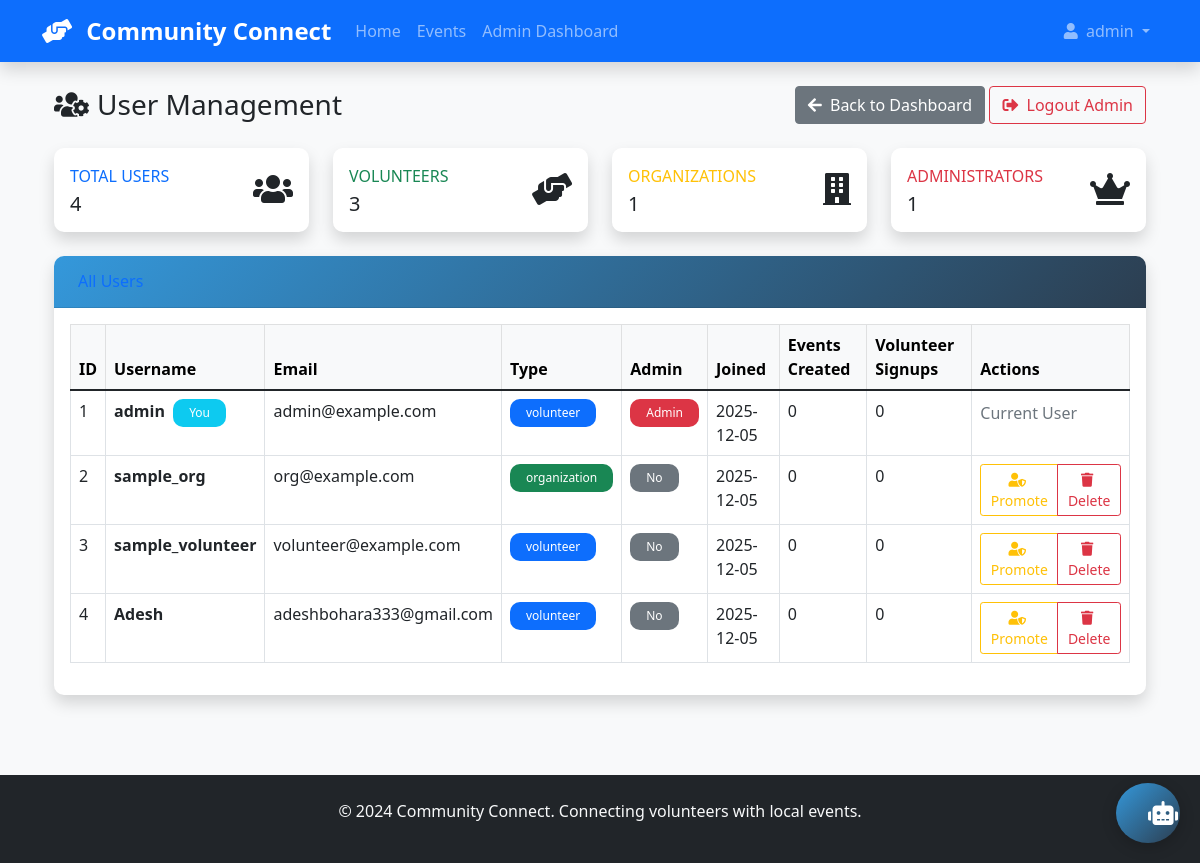
Before: /admin/users (signed in) with the older database file.
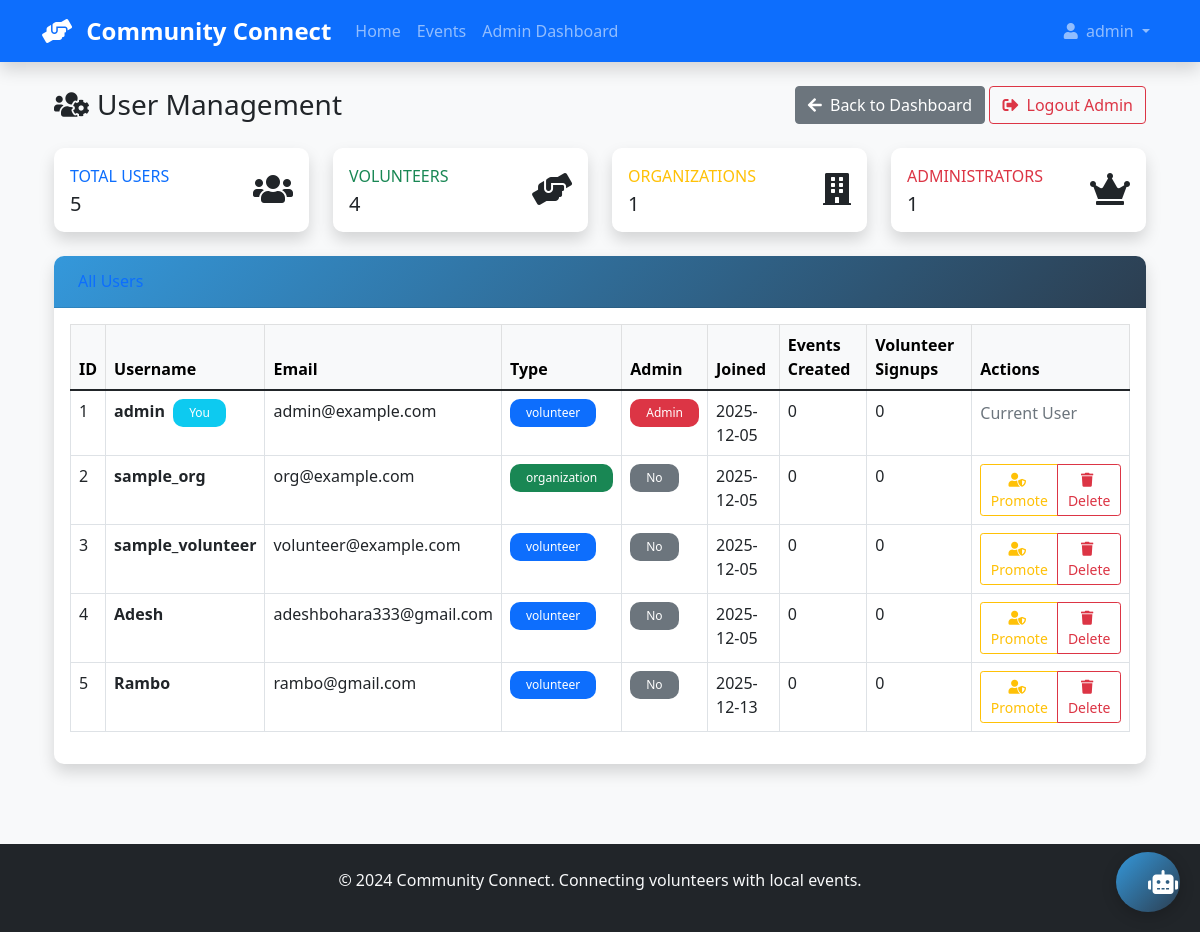
After: the same page with the newer database file.
### app/models.py (models this page shows, shortened)
class User(UserMixin, db.Model):
    __tablename__ = 'users'
    id = db.Column(db.Integer, primary_key=True)
    username = db.Column(db.String(64), unique=True, nullable=False)
    email = db.Column(db.String(120), unique=True, nullable=False)
    password_hash = db.Column(db.String(256))
    user_type = db.Column(db.String(20), nullable=False, default='volunteer')
    is_admin = db.Column(db.Boolean, default=False)
    created_at = db.Column(db.DateTime, default=datetime.utcnow)
    google_id = db.Column(db.String(120), unique=True, nullable=True)
    picture = db.Column(db.String(500), nullable=True)
    given_name = db.Column(db.String(64), nullable=True)
    family_name = db.Column(db.String(64), nullable=True)
    password_reset_tokens = db.relationship('PasswordResetToken', backref='user', lazy=True, cascade='all, delete-orphan')

### app/routes.py (the view)
@main.route('/admin/users')
@login_required
def admin_users():
    if not current_user.is_admin:
        flash('Admin access required', 'error')
        return redirect(url_for('main.admin_login'))
    users = User.query.all()
    return render_template('admin_users.html', users=users)

### app/__init__.py (called while the page is built)
@login_manager.user_loader
def load_user(user_id):
    try:
        if not user_id or user_id == 'None' or user_id == 'none':
            return None
        user_id_int = int(user_id)
        user = User.query.get(user_id_int)
        return user
    except (ValueError, TypeError):
        return None
    except Exception:
        return None

### app/templates/admin_users.html (shortened to what this page needs)
{% extends "base.html" %}
{% block content %}
<div class="container-fluid">
    <div class="d-sm-flex align-items-center justify-content-between mb-4">
        <h1 class="h3 mb-0 text-gray-800">
            <i class="fas fa-users-cog me-2"></i>User Management
        </h1>
        <div>
            <a href="{{ url_for('main.admin_dashboard') }}" class="btn btn-secondary">
                <i class="fas fa-arrow-left me-1"></i> Back to Dashboard
            </a>
            <a href="{{ url_for('main.admin_logout') }}" class="btn btn-outline-danger">
                <i class="fas fa-sign-out-alt me-1"></i> Logout Admin
            </a>
        </div>
    </div>
    <div class="row mb-4">
        <div class="col-md-3">
            <div class="card border-left-primary shadow h-100">
                <div class="card-body">
                    <div class="row no-gutters align-items-center">
                        <div class="col mr-2">
                            <div class="text-xs font-weight-bold text-primary text-uppercase mb-1">
                                Total Users
                            </div>
                            <div class="h5 mb-0 font-weight-bold text-gray-800">{{ users|length }}</div>
                        </div>
                        <div class="col-auto">
                            <i class="fas fa-users fa-2x text-gray-300"></i>
                        </div>
                    </div>
                </div>
            </div>
        </div>
        <div class="col-md-3">
            <div class="card border-left-success shadow h-100">
                <div class="card-body">
                    <div class="row no-gutters align-items-center">
                        <div class="col mr-2">
                            <div class="text-xs font-weight-bold text-success text-uppercase mb-1">
                                Volunteers
                            </div>
                            <div class="h5 mb-0 font-weight-bold text-gray-800">
                                {{ users|selectattr('user_type', 'equalto', 'volunteer')|list|length }}
                            </div>
                        </div>
                        <div class="col-auto">
                            <i class="fas fa-hands-helping fa-2x text-gray-300"></i>
                        </div>
                    </div>
                </div>
            </div>
        </div>
        <div class="col-md-3">
            <div class="card border-left-warning shadow h-100">
                <div class="card-body">
                    <div class="row no-gutters align-items-center">
                        <div class="col mr-2">
                            <div class="text-xs font-weight-bold text-warning text-uppercase mb-1">
                                Organizations
                            </div>
                            <div class="h5 mb-0 font-weight-bold text-gray-800">
                                {{ users|selectattr('user_type', 'equalto', 'organization')|list|length }}
                            </div>
                        </div>
                        <div class="col-auto">
                            <i class="fas fa-building fa-2x text-gray-300"></i>
                        </div>
                    </div>
                </div>
            </div>
        </div>
        <div class="col-md-3">
            <div class="card border-left-danger shadow h-100">
                <div class="card-body">
                    <div class="row no-gutters align-items-center">
                        <div class="col mr-2">
                            <div class="text-xs font-weight-bold text-danger text-uppercase mb-1">
                                Administrators
                            </div>
                            <div class="h5 mb-0 font-weight-bold text-gray-800">
                                {{ users|selectattr('is_admin')|list|length }}
                            </div>
                        </div>
                        <div class="col-auto">
                            <i class="fas fa-crown fa-2x text-gray-300"></i>
                        </div>
                    </div>
                </div>
            </div>
        </div>
    </div>
    <div class="card shadow mb-4">
        <div class="card-header py-3 d-flex justify-content-between align-items-center">
            <h6 class="m-0 font-weight-bold text-primary">All Users</h6>
        </div>
        <div class="card-body">
            <div class="table-responsive">
                <table class="table table-bordered table-hover" id="usersTable">
                    <thead class="table-light">
                        <tr>
                            <th>ID</th>
                            <th>Username</th>
                            <th>Email</th>
                            <th>Type</th>
                            <th>Admin</th>
                            <th>Joined</th>
                            <th>Events Created</th>
                            <th>Volunteer Signups</th>
                            <th>Actions</th>
                        </tr>
                    </thead>
                    <tbody>
                        {% for user in users %}
                        <tr>
                            <td>{{ user.id }}</td>
                            <td>
                                <strong>{{ user.username }}</strong>
                                {% if user.id == current_user.id %}
                                <span class="badge bg-info ms-1">You</span>
                                {% endif %}
                            </td>
                            <td>{{ user.email }}</td>
                            <td>
                                <span class="badge bg-{{ 'success' if user.user_type == 'organization' else 'primary' }}">
                                    {{ user.user_type }}
                                </span>
                            </td>
                            <td>
                                {% if user.is_admin %}
                                <span class="badge bg-danger">Admin</span>
                                {% else %}
                                <span class="badge bg-secondary">No</span>
                                {% endif %}
                            </td>
                            <td>{{ user.created_at.strftime('%Y-%m-%d') }}</td>
                            <td>{{ user.events_created|length }}</td>
                            <td>{{ user.volunteer_signups|length }}</td>
                            <td>
                                <div class="btn-group btn-group-sm">
                                    {% if user.id != current_user.id %}
                                    <button class="btn btn-outline-warning toggle-admin-btn"
                                            data-user-id="{{ user.id }}"
                                            data-username="{{ user.username }}"
                                            data-is-admin="{{ user.is_admin|lower }}">
                                        <i class="fas fa-user-shield me-1"></i>
                                        {{ 'Demote' if user.is_admin else 'Promote' }}
                                    </button>
                                    <button class="btn btn-outline-danger delete-user-btn"
                                            data-user-id="{{ user.id }}"
                                            data-username="{{ user.username }}">
                                        <i class="fas fa-trash me-1"></i> Delete
                                    </button>
                                    {% else %}
                                    <span class="text-muted">Current User</span>
                                    {% endif %}
                                </div>
                            </td>
                        </tr>
                        {% endfor %}
                    </tbody>
                </table>
            </div>
        </div>
    </div>
</div>
{% endblock %}

### app/templates/base.html (shortened to what this page needs)
<!DOCTYPE html>
<html lang="en">
<head>
    <link href="https://cdn.jsdelivr.net/npm/bootstrap@5.1.3/dist/css/bootstrap.min.css" rel="stylesheet">
    <link href="https://cdnjs.cloudflare.com/ajax/libs/font-awesome/5.15.4/css/all.min.css" rel="stylesheet">
    <link href="{{ url_for('static', filename='style.css') }}" rel="stylesheet">
</head>
<body class="bg-light d-flex flex-column min-vh-100">
    <nav class="navbar navbar-expand-lg navbar-dark bg-primary shadow">
        <div class="container">
            <a class="navbar-brand" href="{{ url_for('main.index') }}">
                <i class="fas fa-hands-helping me-2"></i>
                <strong>Community Connect</strong>
            </a>
            <div class="collapse navbar-collapse" id="navbarNav">
                <ul class="navbar-nav me-auto">
                    <li class="nav-item">
                        <a class="nav-link" href="{{ url_for('main.index') }}">Home</a>
                    </li>
                    <li class="nav-item">
                        <a class="nav-link" href="{{ url_for('main.events') }}">Events</a>
                    </li>
                    {% if current_user.is_authenticated %}
                    <li class="nav-item">
                        {% if current_user.is_admin %}
                        <a class="nav-link" href="{{ url_for('main.admin_dashboard') }}">Admin Dashboard</a>
                        {% else %}
                        <a class="nav-link" href="{{ url_for('main.dashboard') }}">Dashboard</a>
                        {% endif %}
                    </li>
                    {% endif %}
                </ul>
                <ul class="navbar-nav">
                    {% if current_user.is_authenticated %}
                    <li class="nav-item dropdown">
                        <a class="nav-link dropdown-toggle" href="#" id="navbarDropdown" role="button" data-bs-toggle="dropdown">
                            <i class="fas fa-user me-1"></i> {{ current_user.username }}
                        </a>
                    </li>
                {% endif %}
                </ul>
            </div>
        </div>
    </nav>
    <main class="container my-4 flex-grow-1">
        {% block content %}{% endblock %}
    </main>
    <footer class="bg-dark text-light py-4 mt-auto">
        <div class="container text-center">
            <p>&copy; 2024 Community Connect. Connecting volunteers with local events.</p>
        </div>
    </footer>
</body>
</html>
<button id="chatbot-toggle" class="btn btn-primary chatbot-toggle">
    <i class="fas fa-robot"></i>
</button>

### app/static/style.css (style rules this page uses)
:root { --primary-color: #3498db; --secondary-color: #2c3e50; --success-color: #27ae60; --warning-color: #f39c12; --danger-color: #e74c3c; }
html { height: 100%; }
body { display: flex; flex-direction: column; min-height: 100vh; margin: 0; }
main.container { flex: 1 0 auto; padding-bottom: 2rem; }
footer.bg-dark { flex-shrink: 0; margin-top: auto; width: 100%; }
.card { border: none; border-radius: 10px; box-shadow: 0 4px 6px rgba(0, 0, 0, 0.1); transition: transform 0.3s ease, box-shadow 0.3s ease; }
.card-header { background: linear-gradient(135deg, var(--primary-color), var(--secondary-color)); color: white; border-radius: 10px 10px 0 0 !important; padding: 1.5rem; }
.btn-primary { background: linear-gradient(135deg, var(--primary-color), var(--secondary-color)); border: none; border-radius: 25px; padding: 0.75rem 2rem; transition: all 0.3s ease; }
.navbar-brand { font-weight: bold; font-size: 1.5rem; }
.navbar-nav .nav-link { font-weight: 500; padding: 0.5rem 1rem; border-radius: 25px; transition: all 0.3s ease; }
.badge { border-radius: 10px; padding: 0.5rem 1rem; font-weight: 500; }
.fade-in { animation: fadeIn 0.5s ease-in; }

### app/templates/base.html (style rules this page uses)
.chatbot-toggle { position: fixed; bottom: 20px; right: 20px; width: 60px; height: 60px; border-radius: 50%; font-size: 1.5rem; z-index: 1000; box-shadow: 0 4px 15px rgba(0,0,0,0.2); }

Changed rows visible on the page:
added User: id "5", username "Rambo", email "rambo@gmail.com", user_type "volunteer", shows "No", created_at "2025-12-13", events_created|length "0", volunteer_signups|length "0", is_admin "Promote"
Other visible differences:
{{ users|length }}: "4" → "5"
{{ users|selectattr('user_type', 'equalto', 'volunteer')|list|length }}: "3" → "4"
